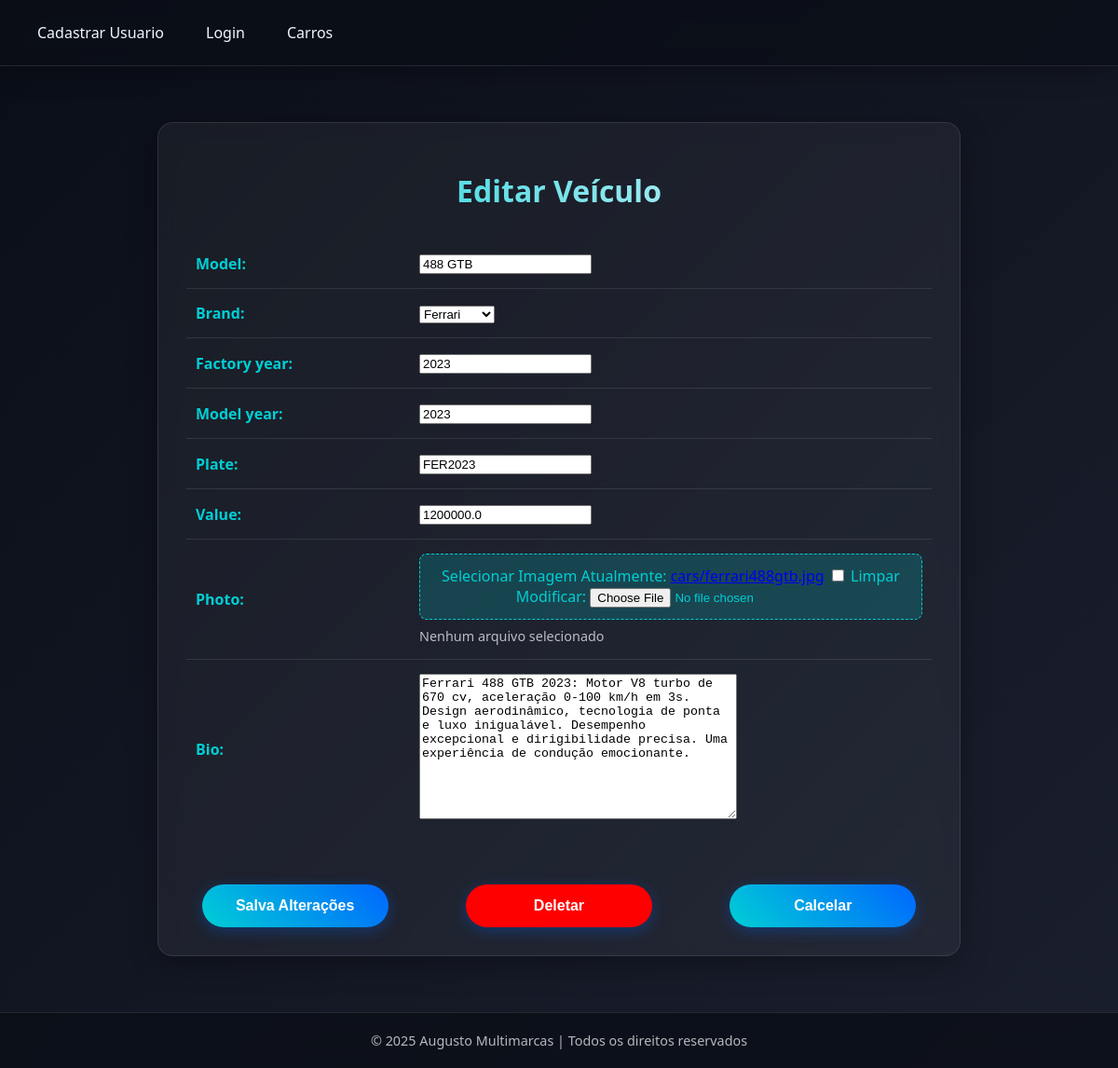
Screenshot of /car/24/update/ with the database file from the repository.
### cars/models.py (models this page shows, shortened)
class Car(models.Model):
  id = models.AutoField(primary_key=True)
  model = models.CharField(max_length=200)
  brand = models.ForeignKey(Brand, on_delete=models.PROTECT, related_name='car_brand')
  factory_year = models.IntegerField(blank=True, null=True)
  model_year = models.IntegerField(blank=True, null=True)
  plate = models.CharField(max_length=10, blank=True, null=True)
  value = models.FloatField(blank=True, null=True)
  photo = models.ImageField(upload_to='cars/', blank=True, null=True)
  bio = models.TextField(blank=True, null=True)

### cars/views.py (the view, shortened to what this page needs)
# urls.py: path('car/<int:pk>/update/', CarUpdateView.as_view(), name='car_update'),
class CarUpdateView(UpdateView):
    model= Car
    form_class = CarModelForm
    template_name = 'car_update.html'

### cars/forms.py (shortened to what this page needs)
class CarModelForm(forms.ModelForm):
  class Meta:
    model = Car
    fields = '__all__'

### cars/models.py (called while the page is built)
  def __str__(self):
    return self.name

### cars/templates/car_update.html (shortened to what this page needs)
{% extends 'base.html' %}
{% block content %}
<div class="form-container">
    <h1 class="form-title">Editar Veículo</h1>
    <form method="post" enctype="multipart/form-data">
        <table class="form-table">
            {% for field in form %}
            <tr>
                <th>{{ field.label_tag }}</th>
                <td>
                    {% if field.name == 'photo' %}
                        <div class="file-input-wrapper">
                            <div class="file-input-button">
                                 Selecionar Imagem
                                {{ field }}
                            </div>
                            <div class="file-name" id="file-name">Nenhum arquivo selecionado</div>
                        </div>
                    {% else %}
                        {{ field }}
                    {% endif %}
                </td>
            </tr>
            {% endfor %}
        </table>
          <div class="btn-divisor">
             <button type="submit" class="submit-btn">Salva Alterações</button>
            <button type="submit" class="submit-btn-danger"><a href="{% url 'car_delete' pk=object.pk%}" class="btn-a">Deletar</a></button>
            <button type="submit" class="submit-btn"><a href="{% url 'cars_list'%}" class="btn-a">Calcelar</a></button>
        </div>
    </form>
</div>
{% endblock %}

### app/templates/base.html (style rules this page uses)
:root { --primary-color: #00cfd5; --secondary-color: #0066ff; --dark-color: #0a0e17; --light-color: #f0f8ff; --accent-color: #ff4d7d; --glass-bg: rgba(255, 255, 255, 0.05); --glass-border: 1px solid rgba(255, 255, 255, 0.1); --transition: all 0.4s cubic-bezier(0.175, 0.885, 0.32, 1.275); }
body { font-family: 'Segoe UI', Roboto, 'Helvetica Neue', sans-serif; background: linear-gradient(135deg, var(--dark-color), #1a1f2e); color: var(--light-color); margin: 0; padding: 0; min-height: 100vh; display: flex; flex-direction: column; }

### cars/templates/car_update.html (style rules this page uses)
.form-container { max-width: 800px; margin: 40px auto; padding: 30px; background: rgba(255, 255, 255, 0.05); backdrop-filter: blur(10px); border-radius: 16px; box-shadow: 0 8px 32px rgba(0, 0, 0, 0.3); border: 1px solid rgba(255, 255, 255, 0.1); }
.form-title { text-align: center; margin-bottom: 30px; font-size: 2rem; background: linear-gradient(90deg, var(--primary-color), var(--light-color)); -webkit-background-clip: text; -webkit-text-fill-color: transparent; font-weight: 700; }
.form-table { width: 100%; border-collapse: collapse; }
.form-table tr:not(:last-child) { border-bottom: 1px solid rgba(255, 255, 255, 0.1); }
.form-table th, .form-table td { padding: 15px 10px; text-align: left; }
.form-table th { width: 30%; color: var(--primary-color); font-weight: 600; }
.submit-btn { display: block; width: 100%; max-width: 200px; margin: 30px auto 0; padding: 14px; background: linear-gradient(45deg, var(--primary-color), var(--secondary-color)); color: white; border: none; border-radius: 30px; font-size: 16px; font-weight: 600; cursor: pointer; transition: var(--transition); box-shadow: 0 4px 15px rgba(0, 102, 255, 0.3); }
.submit-btn-danger { display: block; width: 100%; max-width: 200px; margin: 30px auto 0; padding: 14px; background: red; color: white; border: none; border-radius: 30px; font-size: 16px; font-weight: 600; cursor: pointer; transition: var(--transition); box-shadow: 0 4px 15px rgba(0, 102, 255, 0.3); }
.file-input-wrapper { position: relative; overflow: hidden; #display: inline-block; width: 100%; }
.file-input-button { display: block; padding: 12px; background: rgba(0, 207, 213, 0.2); color: var(--primary-color); border: 1px dashed var(--primary-color); border-radius: 8px; text-align: center; cursor: pointer; transition: var(--transition); }
.file-name { margin-top: 8px; font-size: 0.9rem; color: rgba(255, 255, 255, 0.7); }
.btn-divisor { display: flex; justify-content: center; gap: 50px; margin-top: 20px; }
.btn-a { text-decoration: none; color: white ; }

### rows the page displays
Car: form "488 GTB" "Ferrari" "2023" "2023" "FER2023" "1200000.0" "Ferrari 488 GTB 2023: Motor V8 turbo de 670 cv, aceleração 0-100 km/h em 3s. Design aerodinâmico, tecnologia de ponta e luxo inigualável. Desempenho excepcional e dirigibilidade precisa. Uma experiência de condução emocionante."

### other values shown
{{ field.label_tag }} "Model:" "Brand:" "Factory year:" "Model year:" "Plate:" "Value:" "Photo:" "Bio:"
